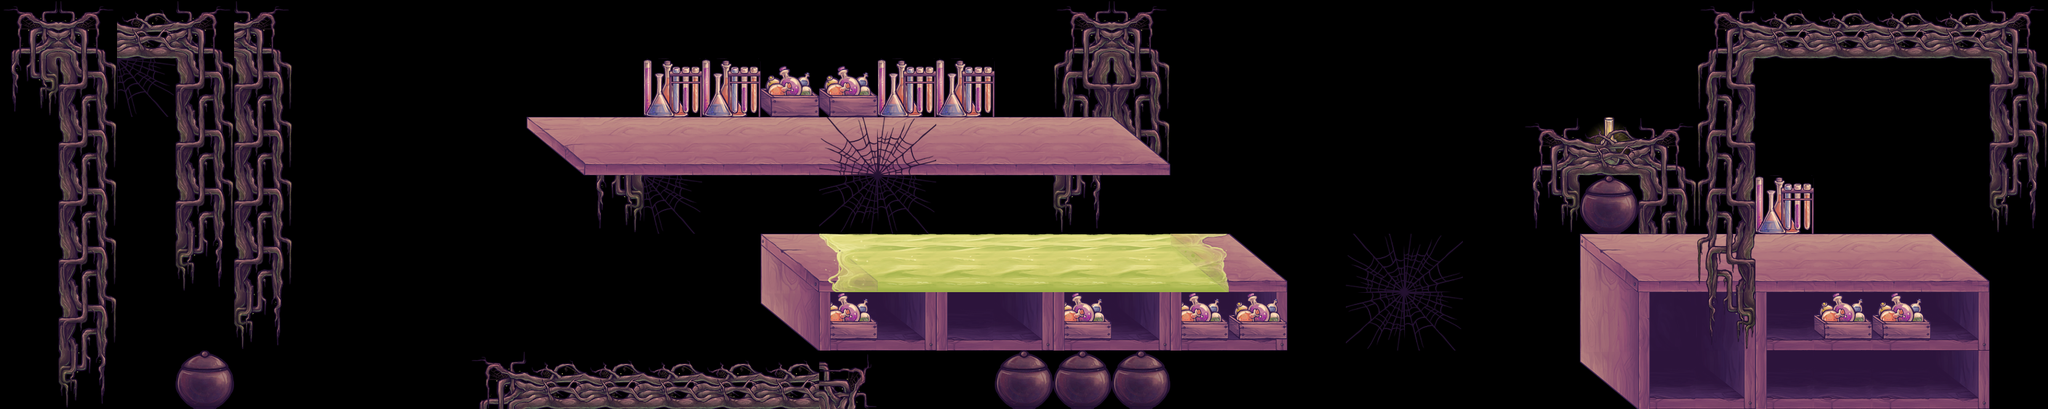

This is a level from a 2D game, rendered from its Tiled map with the project's own tilesets. A one-line summary and the map file follow, with tile-layer data summarised:
An orthogonal 35x7 tile map with 95x95 px tiles, 5 tile layers (background, background2, platforms, foreground, ...), 2 hidden layers not drawn, 4 tilesets.

<map version="1.0" orientation="orthogonal" renderorder="right-down" width="35" height="7" tilewidth="95" tileheight="95">
 <tileset firstgid="1" name="potions" tilewidth="95" tileheight="95">
  <image source="potions.png" width="380" height="95" />
  <tile id="0">
   <properties>
    <property name="color" value="orange" />
    <property name="type" value="potion" />
   </properties>
  </tile>
  <tile id="1">
   <properties>
    <property name="color" value="green" />
    <property name="type" value="potion" />
   </properties>
  </tile>
  <tile id="2">
   <properties>
    <property name="color" value="blue" />
    <property name="type" value="potion" />
   </properties>
  </tile>
  <tile id="3">
   <properties>
    <property name="color" value="pink" />
    <property name="type" value="potion" />
   </properties>
  </tile>
 </tileset>
 <tileset firstgid="5" name="tiles2" tilewidth="95" tileheight="95">
  <image source="tiles2.png" width="475" height="665" />
  <tile id="30">
   <properties>
    <property name="emitter" value="poison-circles.p" />
    <property name="obstacle" value="deadly" />
   </properties>
  </tile>
  <tile id="31">
   <properties>
    <property name="emitter" value="poison-circles.p" />
    <property name="obstacle" value="deadly" />
   </properties>
  </tile>
  <tile id="32">
   <properties>
    <property name="emitter" value="poison-circles.p" />
    <property name="obstacle" value="deadly" />
   </properties>
  </tile>
  <tile id="33">
   <properties>
    <property name="obstacle" value="deadly" />
   </properties>
  </tile>
 </tileset>
 <tileset firstgid="40" name="enemies" tilewidth="95" tileheight="95">
  <image source="enemies.png" width="190" height="95" />
  <tile id="0">
   <properties>
    <property name="name" value="fly" />
    <property name="type" value="enemy" />
   </properties>
  </tile>
  <tile id="1">
   <properties>
    <property name="name" value="spider" />
    <property name="type" value="enemy" />
   </properties>
  </tile>
 </tileset>
 <tileset firstgid="42" name="ingredients" tilewidth="95" tileheight="95">
  <image source="ingredients.png" width="285" height="95" />
  <tile id="0">
   <properties>
    <property name="name" value="ingredient_sour-1" />
    <property name="type" value="ingredient" />
   </properties>
  </tile>
  <tile id="1">
   <properties>
    <property name="name" value="ingredient_sour-2" />
    <property name="type" value="ingredient" />
   </properties>
  </tile>
  <tile id="2">
   <properties>
    <property name="name" value="ingredient_sour-3" />
    <property name="type" value="ingredient" />
   </properties>
  </tile>
 </tileset>
 <layer name="background" width="35" height="7">
  <data>[245 cells, 63 non-empty, 15 distinct tile ids]</data>
 </layer>
 <layer name="background2" width="35" height="7">
  <data>[245 cells, 21 non-empty, 7 distinct tile ids]</data>
 </layer>
 <layer name="platforms" width="35" height="7">
  <properties>
   <property name="platforms" value="true" />
   <property name="z-index" value="0" />
  </properties>
  <data>[245 cells, 22 non-empty, 6 distinct tile ids]</data>
 </layer>
 <layer name="foreground" width="35" height="7">
  <properties>
   <property name="z-index" value="60" />
  </properties>
  <data>[245 cells, 29 non-empty, 7 distinct tile ids]</data>
 </layer>
 <layer name="obstacles" width="35" height="7">
  <properties>
   <property name="events" value="true" />
  </properties>
  <data>[245 cells, 5 non-empty, 1 distinct tile ids]</data>
 </layer>
 <layer name="enemies" width="35" height="7" visible="0">
  <properties>
   <property name="events" value="true" />
  </properties>
  <data>[245 cells, 4 non-empty, 1 distinct tile ids]</data>
 </layer>
 <layer name="potions" width="35" height="7" visible="0">
  <properties>
   <property name="events" value="true" />
  </properties>
  <data>[245 cells, 6 non-empty, 5 distinct tile ids]</data>
 </layer>
</map>
